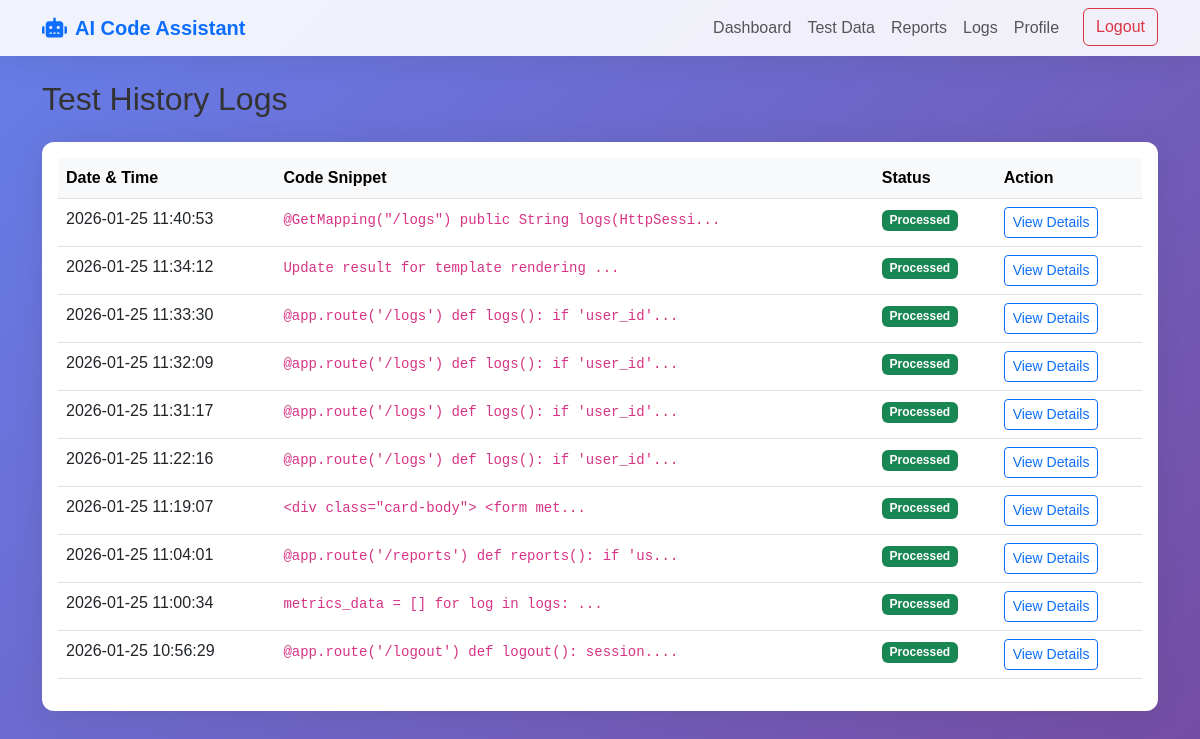
Screenshot of /logs (signed in) with the database file from the repository.
### tables this page shows
CREATE TABLE test_logs (
            id INTEGER PRIMARY KEY AUTOINCREMENT,
            user_id INTEGER NOT NULL,
            input_code TEXT NOT NULL,
            explanation TEXT,
            fix TEXT,
            optimization TEXT,
            metrics TEXT,
            timestamp DATETIME DEFAULT CURRENT_TIMESTAMP,
            FOREIGN KEY (user_id) REFERENCES users (id)
        );

### app.py (the view)
@app.route('/logs')
def logs():
    if 'user_id' not in session:
        return redirect(url_for('login'))
    conn = get_db_connection()
    logs = conn.execute('SELECT * FROM test_logs WHERE user_id = ? ORDER BY timestamp DESC', (session['user_id'],)).fetchall()
    conn.close()
    return render_template('logs.html', logs=logs)

### app.py (called while the page is built)
def get_db_connection():
    conn = sqlite3.connect(DB_PATH)
    conn.row_factory = sqlite3.Row
    return conn

### templates/logs.html (shortened to what this page needs)
{% extends "base.html" %}
{% block content %}
<div class="row">
    <div class="col-12">
        <h2 class="mb-4">Test History Logs</h2>
    </div>
</div>
<div class="row">
    <div class="col-12">
        <div class="card">
            <div class="card-body">
                <div class="table-responsive">
                    <table class="table table-hover">
                        <thead class="table-light">
                            <tr>
                                <th>Date & Time</th>
                                <th>Code Snippet</th>
                                <th>Status</th>
                                <th>Action</th>
                            </tr>
                        </thead>
                        <tbody>
                            {% for log in logs %}
                                <tr>
                                    <td>{{ log['timestamp'] }}</td>
                                    <td><code>{{ log['input_code'][:50] }}...</code></td>
                                    <td><span class="badge bg-success">Processed</span></td>
                                    <td>
                                        <button class="btn btn-sm btn-outline-primary" data-bs-toggle="modal" data-bs-target="#logModal{{ log['id'] }}">
                                            View Details
                                        </button>
                                    </td>
                                </tr>
                            {% endfor %}
                        </tbody>
                    </table>
                </div>
            </div>
        </div>
    </div>
</div>
{% endblock %}

### templates/base.html (shortened to what this page needs)
<!DOCTYPE html>
<html lang="en">
<head>
    <link href="https://cdn.jsdelivr.net/npm/bootstrap@5.3.0/dist/css/bootstrap.min.css" rel="stylesheet">
    <link rel="stylesheet" href="https://cdnjs.cloudflare.com/ajax/libs/font-awesome/6.0.0/css/all.min.css">
    <link rel="stylesheet" href="https://cdnjs.cloudflare.com/ajax/libs/prism/1.29.0/themes/prism-tomorrow.min.css">
    <link rel="stylesheet" href="https://cdnjs.cloudflare.com/ajax/libs/prism/1.29.0/plugins/line-numbers/prism-line-numbers.min.css">
    <link rel="stylesheet" href="{{ url_for('static', filename='css/style.css') }}">
</head>
<body>
    <nav class="navbar navbar-expand-lg navbar-light bg-light sticky-top">
        <div class="container">
            <a class="navbar-brand fw-bold text-primary" href="{{ url_for('index') }}">
                <i class="fas fa-robot me-2"></i>AI Code Assistant
            </a>
            <div class="collapse navbar-collapse" id="navbarNav">
                <ul class="navbar-nav ms-auto">
                    {% if session.get('user_id') %}
                        <li class="nav-item"><a class="nav-link" href="{{ url_for('dashboard') }}">Dashboard</a></li>
                        <li class="nav-item"><a class="nav-link" href="{{ url_for('test_data') }}">Test Data</a></li>
                        <li class="nav-item"><a class="nav-link" href="{{ url_for('reports') }}">Reports</a></li>
                        <li class="nav-item"><a class="nav-link" href="{{ url_for('logs') }}">Logs</a></li>
                        <li class="nav-item"><a class="nav-link" href="{{ url_for('profile') }}">Profile</a></li>
                        <li class="nav-item"><a class="btn btn-outline-danger ms-lg-3" href="{{ url_for('logout') }}">Logout</a></li>
                    {% else %}
                        <li class="nav-item"><a class="nav-link" href="{{ url_for('login') }}">Login</a></li>
                        <li class="nav-item"><a class="btn btn-primary ms-lg-3" href="{{ url_for('register') }}">Register</a></li>
                    {% endif %}
                </ul>
            </div>
        </div>
    </nav>
    <div class="container mt-4">
        {% block content %}{% endblock %}
    </div>
</body>
</html>

### static/css/style.css (style rules this page uses)
:root { --primary-color: #4e73df; --secondary-color: #858796; --success-color: #1cc88a; --info-color: #36b9cc; --warning-color: #f6c23e; --danger-color: #e74a3b; --light-color: #f8f9fc; --dark-color: #5a5c69; }
body { font-family: 'Nunito', sans-serif; background: linear-gradient(135deg, #667eea 0%, #764ba2 100%); min-height: 100vh; margin: 0; color: #333; }
.navbar { background-color: rgba(255, 255, 255, 0.9) !important; box-shadow: 0 0.15rem 1.75rem 0 rgba(58, 59, 69, 0.15); }
.card { border: none; border-radius: 0.75rem; box-shadow: 0 0.15rem 1.75rem 0 rgba(58, 59, 69, 0.15); margin-bottom: 2rem; }

### rows the page displays
test_logs: timestamp "2026-01-25 11:40:53", input_code "@GetMapping(\"/logs\") public String logs(HttpSessi"
test_logs: timestamp "2026-01-25 11:34:12", input_code "Update result for template rendering"
test_logs: timestamp "2026-01-25 11:33:30", input_code "@app.route('/logs') def logs(): if 'user_id'"
test_logs: timestamp "2026-01-25 11:32:09", input_code "@app.route('/logs') def logs(): if 'user_id'"
test_logs: timestamp "2026-01-25 11:31:17", input_code "@app.route('/logs') def logs(): if 'user_id'"
test_logs: timestamp "2026-01-25 11:22:16", input_code "@app.route('/logs') def logs(): if 'user_id'"
test_logs: timestamp "2026-01-25 11:19:07", input_code "<div class=\"card-body\"> <form met"
test_logs: timestamp "2026-01-25 11:04:01", input_code "@app.route('/reports') def reports(): if 'us"
test_logs: timestamp "2026-01-25 11:00:34", input_code "metrics_data = [] for log in logs:"
test_logs: timestamp "2026-01-25 10:56:29", input_code "@app.route('/logout') def logout(): session."
